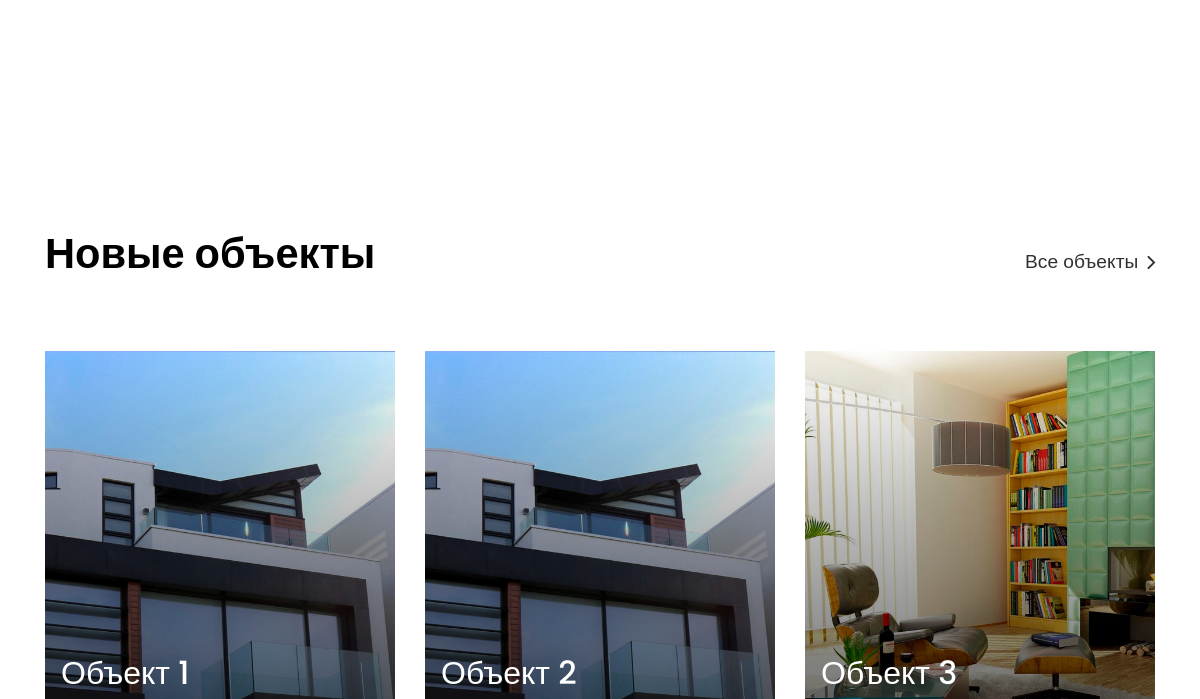
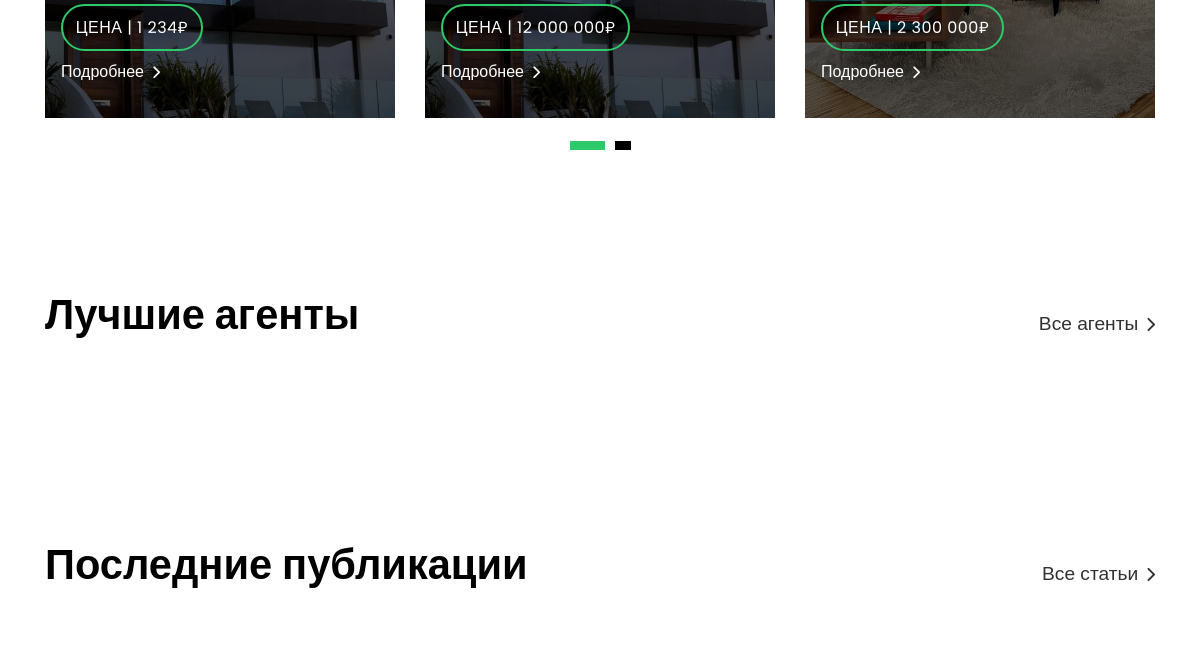
The app's page / (middle part), older data (2 pictures, top to bottom).
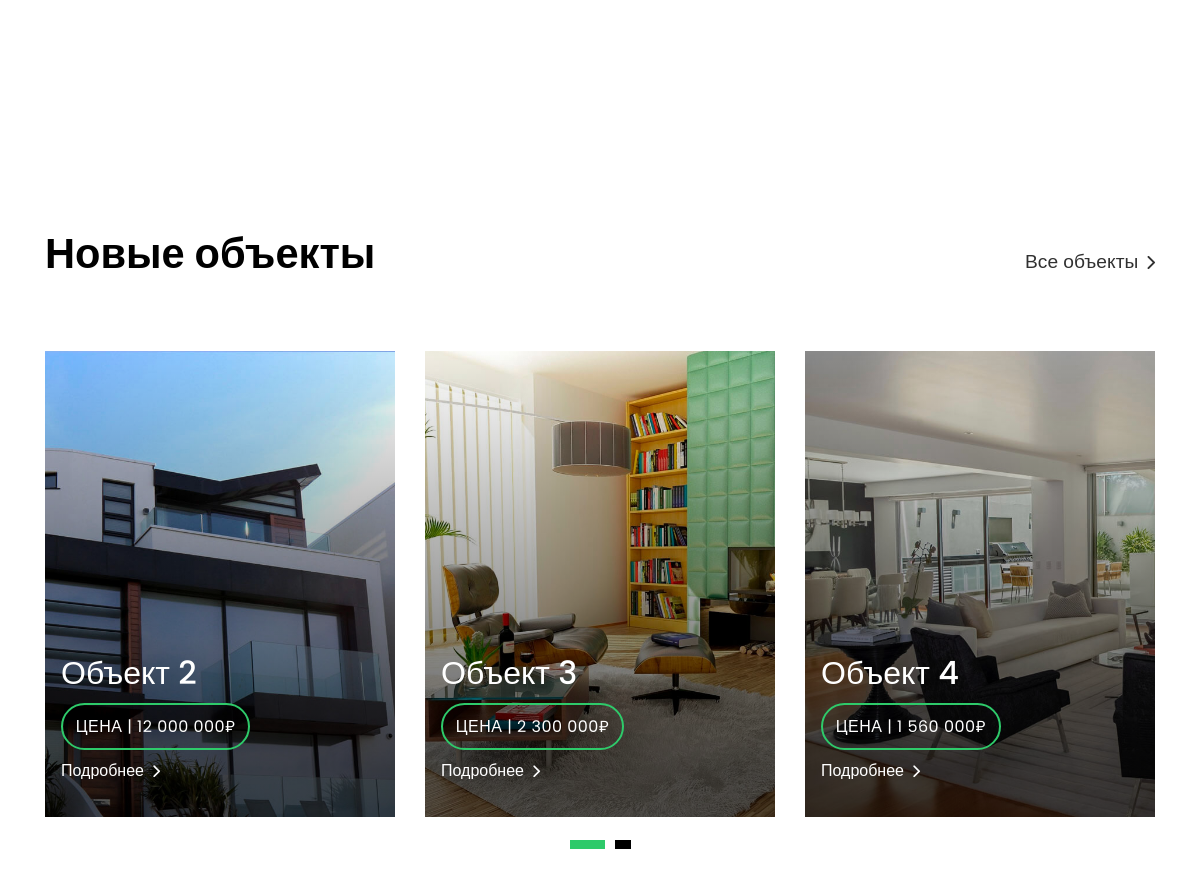
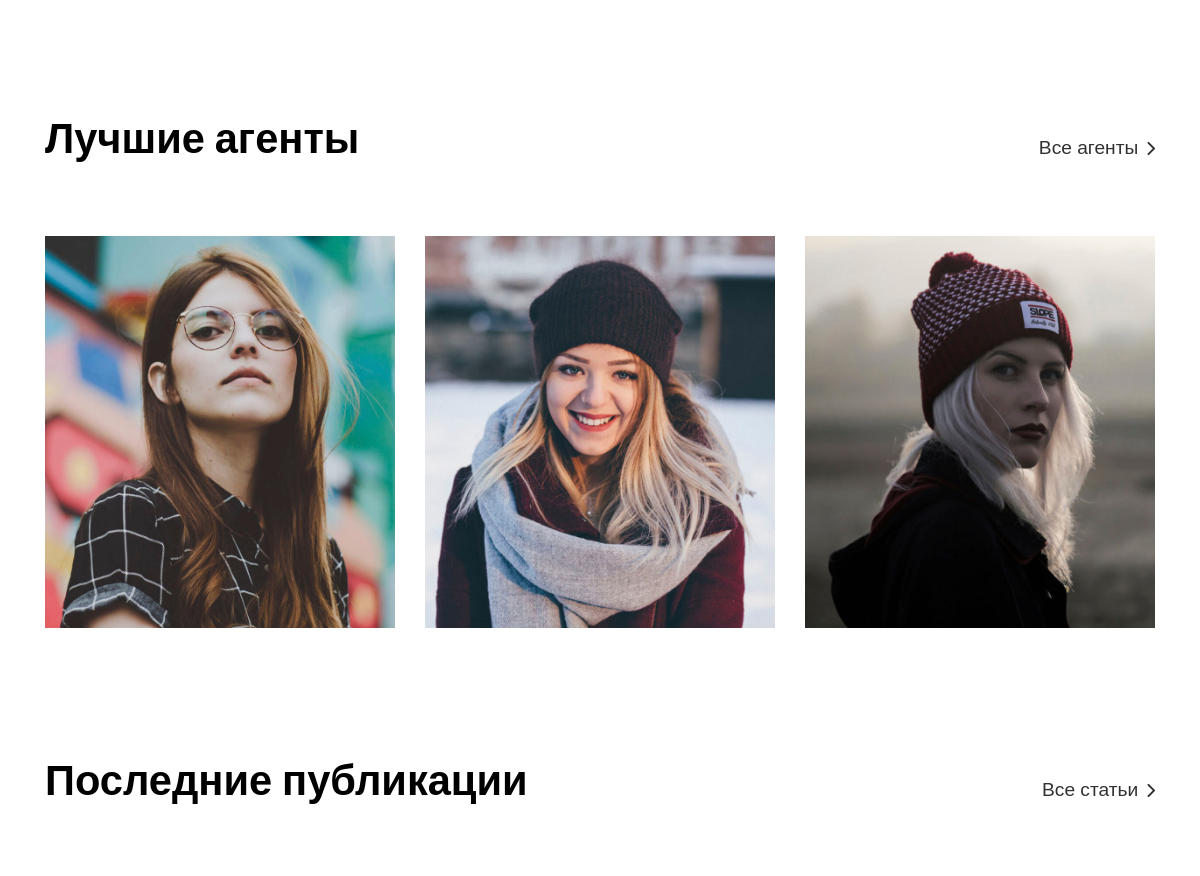
The same page, newer data (2 pictures, top to bottom).
### estate_index/models.py (models this page shows, shortened)
class Index(SingletonModel):
    singleton_instance_id = 1
    title = models.CharField('Название компании', max_length=50)
    descr = models.TextField('Описание в подвале', max_length=500)
    phone = models.CharField('Номер телефона в подвале', max_length=10, help_text='Номер без +7')
    email = models.EmailField('Email в подвале')
    sites = models.ManyToManyField(Sites, verbose_name='Сайты в подвале', related_name='sites_list')
    copywrite = models.CharField('Копирайт в подвале', max_length=100)
    facebook = models.CharField('Facebook в подвале', max_length=60, blank=True)
    twitter = models.CharField('Twitter в подвале', max_length=60, blank=True)
    instagram = models.CharField('Instagram в подвале', max_length=60, blank=True)
    class Meta:
        verbose_name = "Главная"

### eastate_property/models.py (models this page shows, shortened)
class Property(models.Model):
    name = models.CharField('Название объекта', max_length=100)
    price = models.PositiveIntegerField('Цена объекта', help_text='Цена в ₽')
    descripton = models.TextField('Описание объекта')
    property_id = models.PositiveSmallIntegerField('ID объекта')
    location = models.CharField('Расположение', max_length=150)
    type = models.ForeignKey(PropertyType, verbose_name='Тип объекта', on_delete=models.SET_NULL,
                             null=True)
    area = models.PositiveSmallIntegerField('Площадь', blank=True)
    room = models.PositiveSmallIntegerField('Кол-во комнат', blank=True)
    baths = models.PositiveSmallIntegerField('Кол-во ванных комнат', blank=True)
    garage = models.PositiveSmallIntegerField('Кол-во гаражей', blank=True, null=True)
    photo_preview = models.ImageField('Фото для списка', upload_to="property_preview/", null=True)
    photo_main = models.ForeignKey(PropertyGallery, verbose_name='Галерея объекта', on_delete=models.SET_NULL,
                                   null=True)
    options = models.ManyToManyField(PropertyOptions, verbose_name='Опиции', related_name='options_list')
    video = models.URLField('Ссылка на видео объекта', max_length=150, blank=True)
    plans = models.ImageField('План проекта', upload_to="property_plans/", blank=True)
    map = models.CharField('Ссылка на карту', max_length=500, help_text='frame карты', blank=True)
    agent = models.ForeignKey(Agent, verbose_name='Агент', on_delete=models.SET_NULL,
                              null=True, related_name='agent_property')
    url = models.SlugField(max_length=130, unique=True)
    date = models.DateField('Дата публикации', default=date.today)
    is_slider = models.BooleanField('Отобажать в слайдере', default=False)
    draft = models.BooleanField("Публикация", default=False)
    def get_absolute_url(self):
        return reverse("property_detail", kwargs={"slug": self.url})
    class Meta:
        verbose_name = "Объект"
        verbose_name_plural = "Объекты"

### estate_agents/models.py (models this page shows, shortened)
class Agent(models.Model):
    name = models.CharField('Имя Агента', max_length=150)
    description = models.TextField('Описание агента', max_length=300, help_text='Описание на 300 символов')
    property_agent = models.ManyToManyField(to='eastate_property.Property', verbose_name='Обеъекты агента',
                                            related_name='property_agent')
    photo = models.ImageField('Фото агента', upload_to="agents/")
    phone = models.CharField('Номер телефона', max_length=10, help_text='Номер без +7')
    email = models.EmailField('Email')
    facebook = models.CharField('Facebook', max_length=60, blank=True)
    twitter = models.CharField('Twitter', max_length=60, blank=True)
    instagram = models.CharField('Instagram', max_length=60, blank=True)
    best = models.BooleanField('Лучший агент', default=False)
    url = models.SlugField(max_length=130, unique=True)
    draft = models.BooleanField("Публикация", default=False)
    def get_absolute_url(self):
        return reverse("agent_detail", kwargs={"slug": self.url})
    class Meta:
        verbose_name = "Агент"
        verbose_name_plural = "Агенты"

### estate_index/views.py (the view)
# urls.py: path('', index),
def index(request):
    return render(request, 'index/index.html', {'indexs': Index.objects.all(), 'title': 'Главная'})

### estate_blog/models.py (called while the page is built)
    def __str__(self):
        return self.name

    def get_absolute_url(self):
        return reverse('category', kwargs={'cat_slug': self.url})

    def get_absolute_url(self):
        return reverse("blog_detail", kwargs={"slug": self.url})

### estate_index/templatestags/tags.py (called while the page is built)
@register.inclusion_tag('tags/last_blogs.html')
def get_last_articles():
    last_blog = Blog.objects.order_by('-date')[0:6]
    return {'last_blogs': last_blog}

@register.inclusion_tag('tags/best_agents.html')
def get_bets_agents():
    best_agent = Agent.objects.filter(best=True)
    return {'best_agents': best_agent}

@register.inclusion_tag('tags/last_property.html')
def get_last_property():
    last_property = Property.objects.order_by('-date')[0:6]
    return {'last_propetys': last_property}

@register.inclusion_tag('tags/slider.html')
def get_property_slider():
    slider = Property.objects.filter(is_slider=True).order_by('-date')
    return {'sliders': slider}

### templates/index/index.html (shortened to what this page needs)
{% extends 'base.html' %}
{% load tags %}
{% block content %}
{% for index in indexs %}
<section class="section-services section-t8">
    <div class="container">
        <div class="row">
            {% for benefits_id in index.benefits_id.all %}
            <div class="col-md-4">
            </div>
            {% endfor %}
        </div>
    </div>
</section>
{% get_last_property %}
{% get_bets_agents %}
{% get_last_articles %}
{% endfor %}
{% endblock content %}

### templates/base.html (shortened to what this page needs)
<!DOCTYPE html>
{% load static %}
{% load meta_tags %}
{% load solo_tags %}
<html lang="ru">
<head>
    <link href="{% static 'lib/bootstrap/css/bootstrap.min.css' %}" rel="stylesheet">
    <link href="{% static 'lib/font-awesome/css/font-awesome.min.css' %}" rel="stylesheet">
    <link href="{% static 'lib/animate/animate.min.css' %}" rel="stylesheet">
    <link href="{% static 'lib/ionicons/css/ionicons.min.css' %}" rel="stylesheet">
    <link href="{% static 'lib/owlcarousel/assets/owl.carousel.min.css' %}" rel="stylesheet">
    <link href="{% static 'css/style.css' %}" rel="stylesheet">
</head>
<body>
                {% load menubuilder %}{% menu headermenu %}
{% block content %}
{% endblock content %}
                        {% get_solo 'estate_index.Index' as index %}
                                {% load menubuilder %}{% menu footermenu %}
                        {% load menubuilder %}{% menu headermenu %}

### templates/tags/last_property.html (shortened to what this page needs)
<section class="section-property section-t8">
    <div class="container">
        <div class="row">
            <div class="col-md-12">
                <div class="title-wrap d-flex justify-content-between">
                    <div class="title-box">
                        <h2 class="title-a">Новые объекты</h2>
                    </div>
                    <div class="title-link">
                        <a href="/property/">Все объекты
                            <span class="ion-ios-arrow-forward"></span>
                        </a>
                    </div>
                </div>
            </div>
        </div>
        <div id="property-carousel" class="owl-carousel owl-theme">
            {% for index_property in last_propetys %}
            <div class="carousel-item-b">
                <div class="card-box-a card-shadow">
                    <div class="img-box-a">
                        <img src="{{ index_property.photo_preview.url }}" alt="" class="img-a img-fluid">
                    </div>
                    <div class="card-overlay">
                        <div class="card-overlay-a-content">
                            <div class="card-header-a">
                                <h2 class="card-title-a">
                                    <a href="{{ index_property.get_absolute_url }}">{{ index_property.name }}</a>
                                </h2>
                            </div>
                            <div class="card-body-a">
                                <div class="price-box d-flex">
                                    <span class="price-a">Цена | {{ index_property.price }}₽</span>
                                </div>
                                <a href="{{ index_property.get_absolute_url }}" class="link-a">Подробнее
                                    <span class="ion-ios-arrow-forward"></span>
                                </a>
                            </div>
                        </div>
                    </div>
                </div>
            </div>
            {% endfor %}
        </div>
    </div>
</section>

### templates/tags/best_agents.html (shortened to what this page needs)
<section class="section-agents section-t8">
    <div class="container">
        <div class="row">
            <div class="col-md-12">
                <div class="title-wrap d-flex justify-content-between">
                    <div class="title-box">
                        <h2 class="title-a">Лучшие агенты</h2>
                    </div>
                    <div class="title-link">
                        <a href="/agents/">Все агенты
                            <span class="ion-ios-arrow-forward"></span>
                        </a>
                    </div>
                </div>
            </div>
        </div>
        <div class="row">
            {% for agent in best_agents %}
            <div class="col-md-4">
                <div class="card-box-d">
                    <div class="card-img-d">
                        <img src="{{ agent.photo.url }}" alt="" class="img-d img-fluid">
                    </div>
                    <div class="card-overlay card-overlay-hover">
                        <div class="card-header-d">
                            <div class="card-title-d align-self-center">
                            </div>
                        </div>
                        <div class="card-body-d">
                        </div>
                    </div>
                </div>
            </div>
            {% endfor %}
        </div>
    </div>
</section>

### templates/tags/last_blogs.html (shortened to what this page needs)
<section class="section-news section-t8">
    <div class="container">
        <div class="row">
            <div class="col-md-12">
                <div class="title-wrap d-flex justify-content-between">
                    <div class="title-box">
                        <h2 class="title-a">Последние публикации</h2>
                    </div>
                    <div class="title-link">
                        <a href="/blog/">Все статьи
                            <span class="ion-ios-arrow-forward"></span>
                        </a>
                    </div>
                </div>
            </div>
        </div>
    </div>
</section>

### static/css/style.css (style rules this page uses)
body { font-family: 'Poppins', sans-serif; color: #555555; }
h1, h2, h3, h4, h5, h6 { color: #000000; }
a { color: #000000; transition: all .5s ease; }
.link-a { color: #ffffff; text-decoration: none; }
.link-a span { font-size: 18px; vertical-align: middle; margin-left: 5px; }
.section-t8 { padding-top: 8rem; }
.title-wrap { padding-bottom: 4rem; }
.title-a { font-size: 2.6rem; font-weight: 600; }
.title-link { font-size: 1.2rem; font-weight: 300; padding-top: 1.2rem; }
.title-link a { color: #313131; }
.title-link span { font-size: 20px; padding-left: 4px; vertical-align: middle; }
.card-box-a, .card-box-b, .card-box-d { position: relative; overflow: hidden; -webkit-backface-visibility: hidden; backface-visibility: hidden; }
.card-box-a .img-a, .card-box-a .img-b, .card-box-b .img-a, .card-box-b .img-b { transition: .8s all ease-in-out; }
.card-overlay { position: absolute; width: 100%; height: 100%; top: 0; left: 0; }
.card-shadow { -webkit-backface-visibility: hidden; backface-visibility: hidden; }
.card-shadow:before { content: ' '; position: absolute; top: 0; left: 0; width: 100%; height: 100%; z-index: 1; background: linear-gradient(to bottom, rgba(0, 0, 0, 0) 0%, rgba(0, 0, 0, 0.2) 27%, rgba(0, 0, 0, 0.65) 90%); }
.card-overlay-a-content { transition: all .5s ease-in; position: absolute; width: 100%; bottom: 0px; z-index: 2; }
.card-header-a { padding: 0 1rem; }
.card-header-a .card-title-a { color: #ffffff; margin-bottom: 0; padding-bottom: .7rem; }
.card-header-a .card-title-a a { color: #ffffff; text-decoration: none; }
.card-body-a { z-index: 2; transition: all .5s ease-in; padding: 0rem 1rem 2rem 1rem; }
.card-body-a .price-box { padding-bottom: .5rem; }
.price-a { color: #ffffff; padding: .6rem .8rem; border: 2px solid #2eca6a; border-radius: 50px; text-transform: uppercase; letter-spacing: 0.030em; }
.card-box-d .card-overlay-hover { transition: all .2s ease-in-out; padding: 15px 40px 15px 35px; }
@media (min-width: 768px) { .link-a { font-size: .9rem; } }
@media (min-width: 768px) { .link-a span { font-size: 1.5rem; } }
@media (min-width: 768px) { .card-box-a .price-a, .card-box-b .price-a { font-size: .9rem; } }
@media (min-width: 768px) { .card-overlay-a-content { bottom: -20px; } }
@media (min-width: 768px) { .card-header-a .card-title-a { font-size: 1.3rem; } }
@media (min-width: 768px) { .card-box-d .card-overlay-hover { padding: 5px 15px 5px 10px; } }
@media (min-width: 992px) { .link-a { font-size: 1rem; } }
@media (min-width: 992px) { .link-a span { font-size: 18px; } }
@media (min-width: 992px) { .card-box-a .price-a, .card-box-b .price-a { font-size: 1rem; } }
@media (min-width: 992px) { .card-overlay-a-content { bottom: 0px; } }
@media (min-width: 992px) { .card-header-a .card-title-a { font-size: 2rem; } }
@media (min-width: 992px) { .card-box-d .card-overlay-hover { padding: 5px 40px 5px 35px; } }
@media (min-width: 1200px) { .card-box-d .card-overlay-hover { padding: 15px 40px 5px 35px; } }

Row changes from the older to the newer data that the page shows:
changed Index: loses Property (photo_preview (picture), name "Объект 1", price "1 234"); gains Property (photo_preview (picture), name "Объект 4", price "1 560 000"); gains Agent (photo (picture))
